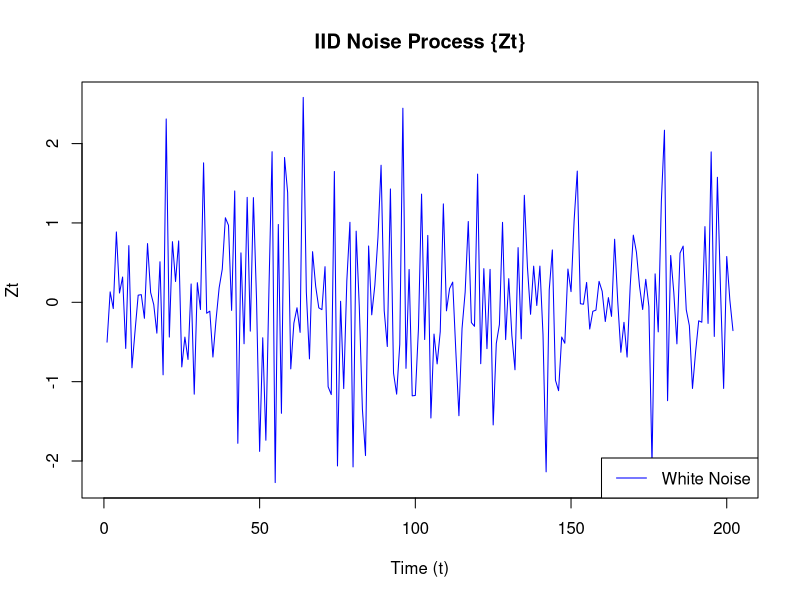
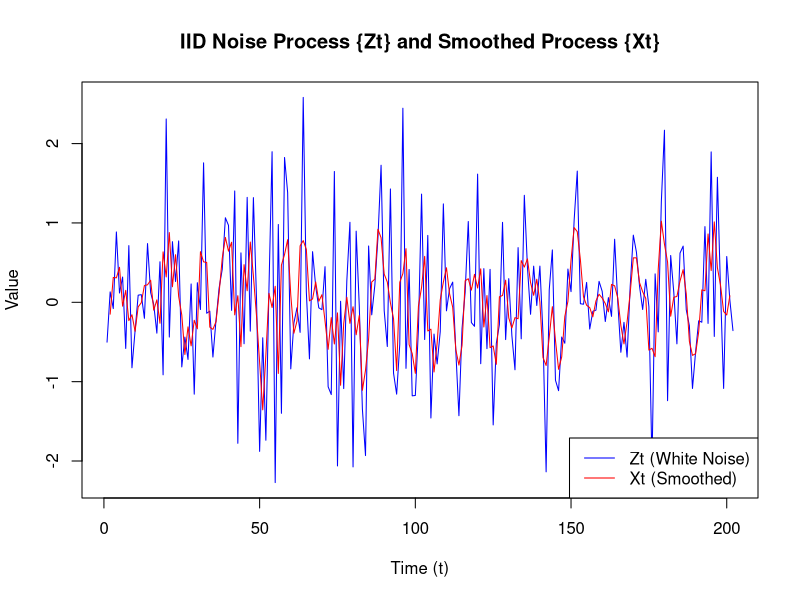
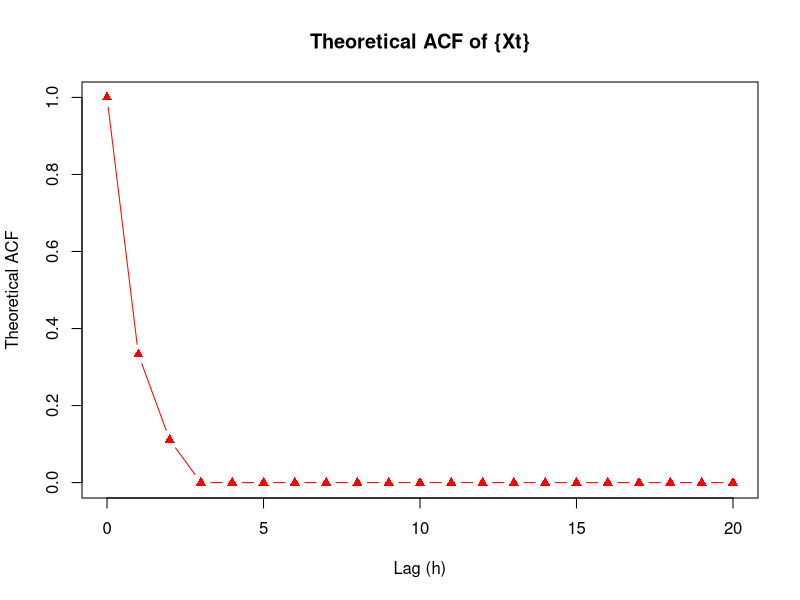
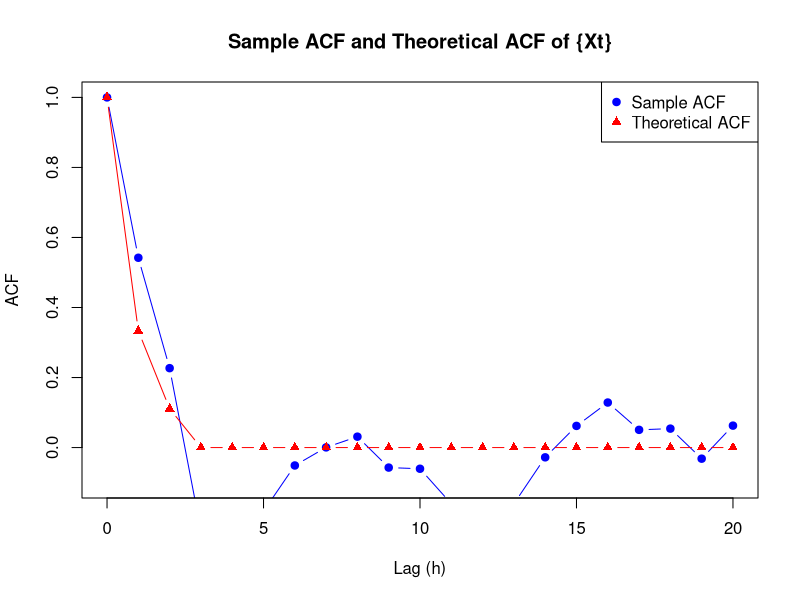
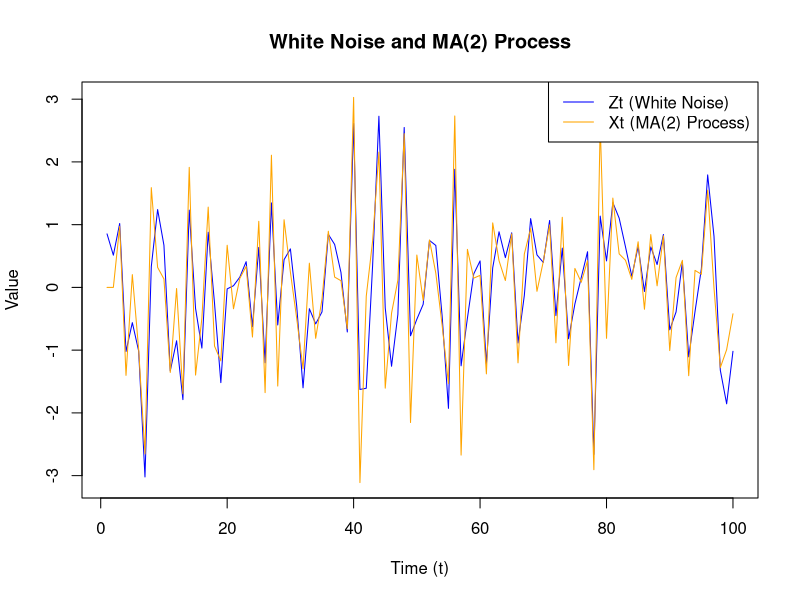
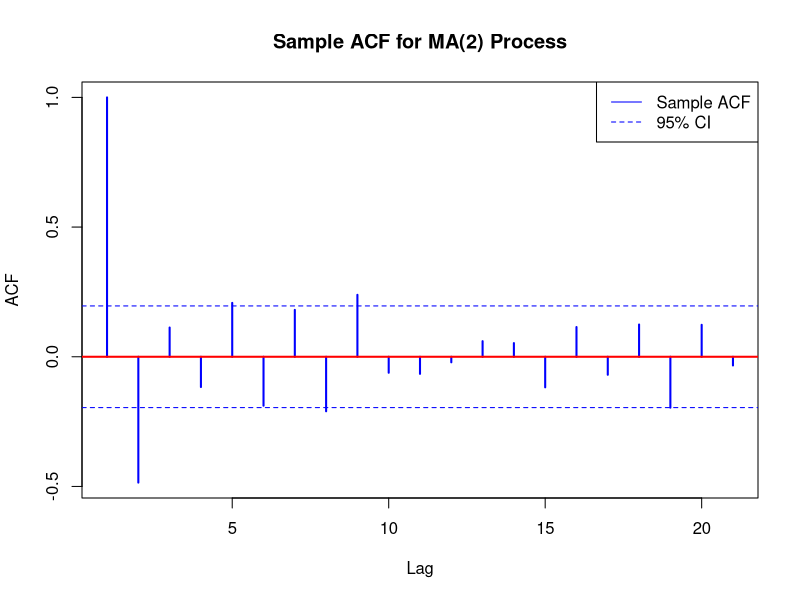
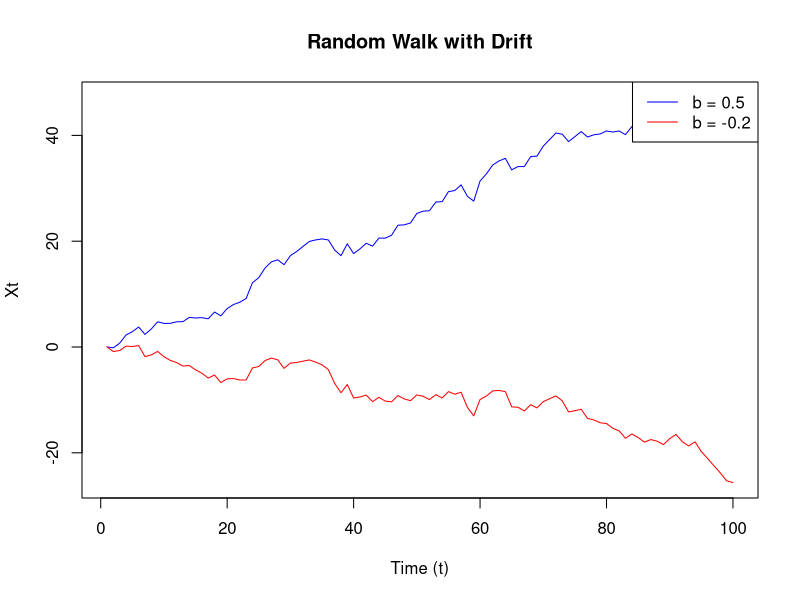
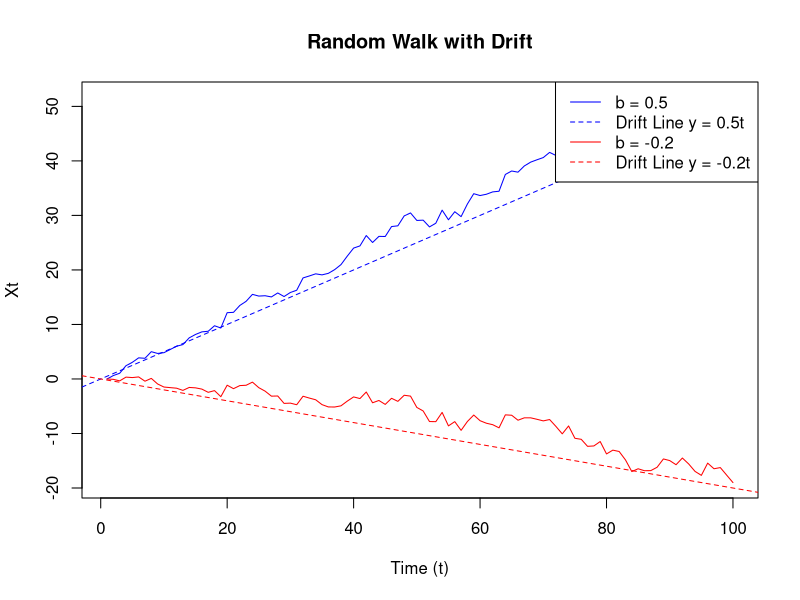

Reproduce these figures in R, in order.
## ---- chunk 1
knitr::opts_chunk$set(echo = TRUE)
## ---- chunk 2
#1
#parameters
set.seed(100)

# Simulating IID noise process {Zt}
z <- rnorm(202, mean = 0, sd = 1)

# Time Series plot
ts.plot(z, type = "l", col = "blue", 
        xlab = "Time (t)", ylab = "Zt", 
        main = "IID Noise Process {Zt}")
legend("bottomright", legend = c("White Noise"), lty = c("solid"), col = c("blue"))

## ---- chunk 3
#2
# Parameters
set.seed(100)

# Simulating IID noise process {Zt}
z <- rnorm(202, mean = 0, sd = 1)

# Calculating Xt as the moving average
x <- rep(NA, 202)
for(t in 2: 201){
  x[t] <- (1/3)*(z[t-1]+z[t]+z[t+1])
}

# Time Series plot
ts.plot(z, type = "l", col = "blue", xlab = "Time (t)", ylab = "Value", 
        main = "IID Noise Process {Zt} and Smoothed Process {Xt}")
lines(x, col = "red")
legend("bottomright", 
       legend = c("Zt (White Noise)", "Xt (Smoothed)"), 
       col = c("blue", "red"), lty = c(1, 1))

"Xt is smoother than Zt, reflecting the reduced volatility. 
Sharp spikes in the white noise Zt are dampened in the moving 
average Xt, providing a smoother trajectory."
## ---- chunk 4
#3
# Define a function to compute theoretical ACF for Xt
compute_theoretical_acf <- function(h) {
  if (h == 0) {
    return(1)
  } else if (h == 1) {
    return(1/3)
  } else if (h == 2) {
    return(1/9)
  } else {
    return(0)
  }
}

# h = 0, 1, 2, ..., 20
h_values <- 0:20
theoretical_acf_values <- sapply(h_values, compute_theoretical_acf)


print(theoretical_acf_values)

# Plot the theoretical ACF values
plot(h_values, theoretical_acf_values, type="b",pch = 17, col = "red", 
     xlab="Lag (h)", ylab="Theoretical ACF", main="Theoretical ACF of {Xt}")

## ---- chunk 5
#4
# Calculate the sample ACF using the acf function (without plotting)
sample_acf_result <- acf(x, plot = FALSE, lag.max = 20, na.action = na.omit)

# Theoretical ACF
theoretical_acf <- c(1, 1/3, 1/9, rep(0, 18))


plot(sample_acf_result$lag, sample_acf_result$acf, type = "b", pch = 19, 
     xlab = "Lag (h)", ylab = "ACF", col = "blue", ylim = c(-0.1, 1), 
     main = "Sample ACF and Theoretical ACF of {Xt}")

lines(0:20, theoretical_acf, type = "b", pch = 17, col = "red")
legend("topright", legend = c("Sample ACF", "Theoretical ACF"), 
       col = c("blue", "red"), pch = c(19, 17))

# The relationship between the theoretical and sample ACF
"The sample ACF is an estimate of the true ACF and may differ due to sampling variability. 
The theoretical ACF represents the true autocorrelation structure of the process."


## ---- chunk 6
#1
# Parameters
n <- 100
sigma_Z <- 1  


Zt <- rnorm(n, mean = 0, sd = sigma_Z)

Xt <- rep(0, n)

# Defining the MA(2) process
for (t in 3:n) {
  Xt[t] <- Zt[t] - 0.5*Zt[t-1] + 0.25*Zt[t-2]
  }


plot(Zt, type="l", col="blue", ylim=range(c(Zt, Xt)), 
     xlab="Time (t)", ylab="Value", 
     main="White Noise and MA(2) Process")

lines(Xt, type="l", col="orange")
legend("topright", 
       legend=c("Zt (White Noise)", "Xt (MA(2) Process)"), 
       col=c("blue", "orange"), lty=1)


## ---- chunk 7
#2

# Calculate the ACF
acf_values <- acf(Xt, lag.max = 20, plot = FALSE)
acf_vals <- acf_values$acf

# 95% confidence interval bounds
n <- length(Xt)
conf_bounds <- qnorm((1 + 0.95) / 2) / sqrt(n)

# Plotting
plot(acf_vals, type="h", lwd=2, col="blue", 
     xlab="Lag", ylab="ACF", 
     main="Sample ACF for MA(2) Process",
     ylim=c(min(acf_vals), 1))


abline(h=c(-conf_bounds, conf_bounds), col="blue", lty=2)

# Adding a horizontal line at y=0
abline(h=0, col="red", lwd=2)

legend('topright', legend = c('Sample ACF', '95% CI'), col = c('blue', 'blue'), lty = c(1, 2))

## ---- chunk 8
#3
"The sample ACF plot for the MA(2) process reveals that the autocorrelation 
is notably significant for the initial two lags and then swiftly diminishes 
to values close to zero. Such a pattern distinctly indicates that the process 
is probably of order 2, as implied by the immediate drop in correlation after the second lag."
## ---- chunk 9
#1
# Set the number of observations
n <- 100
b1 <- 0.5
b2 <- -0.2

X1 <- rep(0, n)
X2 <- rep(0, n)
Z <- rnorm(n, mean = 0, sd = 1)
# Simulate the random walk process
set.seed(100) 
for (t in 2:n) {
  X1[t] <- X1[t-1] + b1 + Z[t]
  X2[t] <- X2[t-1] + b2 + Z[t]
}

plot(X1, type = 'l', col = 'blue', ylim = range(c(X1, X2)), 
     ylab = 'Xt', xlab = 'Time (t)', 
     main = 'Random Walk with Drift')
lines(X2, type = 'l', col = 'red')
legend('topright', legend = c('b = 0.5', 'b = -0.2'), 
       col = c('blue', 'red'), lty = 1)

## ---- chunk 10
#2
n <- 100
b1 <- 0.5
b2 <- -0.2

X1 <- rep(0, n)
X2 <- rep(0, n)
Z <- rnorm(n, mean = 0, sd = 1)
# Simulate the random walk process
set.seed(100) 
for (t in 2:n) {
  X1[t] <- X1[t-1] + b1 + Z[t]
  X2[t] <- X2[t-1] + b2 + Z[t]
}

plot(X1, type = 'l', col = 'blue', ylim = range(c(X1, X2)), 
     ylab = 'Xt', xlab = 'Time (t)', 
     main = 'Random Walk with Drift')
lines(X2, type = 'l', col = 'red')

abline(a = 0, b = b1, col = "blue", lty = 2)
abline(a = 0, b = b2, col = "red", lty = 2)

legend("topright", legend = c("b = 0.5", "Drift Line y = 0.5t", 
                              "b = -0.2", "Drift Line y = -0.2t"),
       col = c("blue", "blue", "red", "red"), lty = c(1, 2, 1, 2))

"I can observe that the random walk with a positive drift tends to 
increase over time, while the one with a negative drift tends to decrease."
